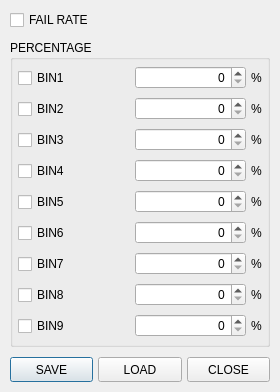
<?xml version="1.0" encoding="UTF-8"?>
<ui version="4.0">
 <class>CFailRate</class>
 <widget class="QDialog" name="CFailRate">
  <property name="geometry">
   <rect>
    <x>0</x>
    <y>0</y>
    <width>280</width>
    <height>392</height>
   </rect>
  </property>
  <property name="minimumSize">
   <size>
    <width>280</width>
    <height>392</height>
   </size>
  </property>
  <property name="maximumSize">
   <size>
    <width>280</width>
    <height>392</height>
   </size>
  </property>
  <property name="windowTitle">
   <string>FAIL RATE SETTING</string>
  </property>
  <property name="windowIcon">
   <iconset resource="../MainUi.qrc">
    <normaloff>:/icon/icon/graph.ico</normaloff>:/icon/icon/graph.ico</iconset>
  </property>
  <layout class="QVBoxLayout" name="verticalLayout_2">
   <property name="spacing">
    <number>10</number>
   </property>
   <property name="leftMargin">
    <number>10</number>
   </property>
   <property name="topMargin">
    <number>10</number>
   </property>
   <property name="rightMargin">
    <number>10</number>
   </property>
   <property name="bottomMargin">
    <number>10</number>
   </property>
   <item>
    <widget class="QCheckBox" name="chkFailRate">
     <property name="text">
      <string>FAIL RATE</string>
     </property>
    </widget>
   </item>
   <item>
    <widget class="QGroupBox" name="gbPercentage">
     <property name="title">
      <string>PERCENTAGE</string>
     </property>
     <layout class="QVBoxLayout" name="verticalLayout">
      <property name="spacing">
       <number>5</number>
      </property>
      <property name="leftMargin">
       <number>5</number>
      </property>
      <property name="topMargin">
       <number>5</number>
      </property>
      <property name="rightMargin">
       <number>5</number>
      </property>
      <property name="bottomMargin">
       <number>5</number>
      </property>
      <item>
       <layout class="QHBoxLayout" name="horizontalLayout">
        <item>
         <widget class="QCheckBox" name="chkBin1">
          <property name="text">
           <string>BIN1</string>
          </property>
         </widget>
        </item>
        <item>
         <widget class="QSpinBox" name="sbBin1">
          <property name="alignment">
           <set>Qt::AlignRight|Qt::AlignTrailing|Qt::AlignVCenter</set>
          </property>
         </widget>
        </item>
        <item>
         <widget class="QLabel" name="lblUnit1">
          <property name="sizePolicy">
           <sizepolicy hsizetype="Fixed" vsizetype="Preferred">
            <horstretch>0</horstretch>
            <verstretch>0</verstretch>
           </sizepolicy>
          </property>
          <property name="text">
           <string>%</string>
          </property>
          <property name="alignment">
           <set>Qt::AlignCenter</set>
          </property>
         </widget>
        </item>
       </layout>
      </item>
      <item>
       <layout class="QHBoxLayout" name="horizontalLayout_2">
        <item>
         <widget class="QCheckBox" name="chkBin2">
          <property name="text">
           <string>BIN2</string>
          </property>
         </widget>
        </item>
        <item>
         <widget class="QSpinBox" name="sbBin2">
          <property name="alignment">
           <set>Qt::AlignRight|Qt::AlignTrailing|Qt::AlignVCenter</set>
          </property>
         </widget>
        </item>
        <item>
         <widget class="QLabel" name="lblUnit2">
          <property name="sizePolicy">
           <sizepolicy hsizetype="Fixed" vsizetype="Preferred">
            <horstretch>0</horstretch>
            <verstretch>0</verstretch>
           </sizepolicy>
          </property>
          <property name="text">
           <string>%</string>
          </property>
          <property name="alignment">
           <set>Qt::AlignCenter</set>
          </property>
         </widget>
        </item>
       </layout>
      </item>
      <item>
       <layout class="QHBoxLayout" name="horizontalLayout_3">
        <item>
         <widget class="QCheckBox" name="chkBin3">
          <property name="text">
           <string>BIN3</string>
          </property>
         </widget>
        </item>
        <item>
         <widget class="QSpinBox" name="sbBin3">
          <property name="alignment">
           <set>Qt::AlignRight|Qt::AlignTrailing|Qt::AlignVCenter</set>
          </property>
         </widget>
        </item>
        <item>
         <widget class="QLabel" name="lblUnit3">
          <property name="sizePolicy">
           <sizepolicy hsizetype="Fixed" vsizetype="Preferred">
            <horstretch>0</horstretch>
            <verstretch>0</verstretch>
           </sizepolicy>
          </property>
          <property name="text">
           <string>%</string>
          </property>
          <property name="alignment">
           <set>Qt::AlignCenter</set>
          </property>
         </widget>
        </item>
       </layout>
      </item>
      <item>
       <layout class="QHBoxLayout" name="horizontalLayout_4">
        <item>
         <widget class="QCheckBox" name="chkBin4">
          <property name="text">
           <string>BIN4</string>
          </property>
         </widget>
        </item>
        <item>
         <widget class="QSpinBox" name="sbBin4">
          <property name="alignment">
           <set>Qt::AlignRight|Qt::AlignTrailing|Qt::AlignVCenter</set>
          </property>
         </widget>
        </item>
        <item>
         <widget class="QLabel" name="lblUnit3_2">
          <property name="sizePolicy">
           <sizepolicy hsizetype="Fixed" vsizetype="Preferred">
            <horstretch>0</horstretch>
            <verstretch>0</verstretch>
           </sizepolicy>
          </property>
          <property name="text">
           <string>%</string>
          </property>
          <property name="alignment">
           <set>Qt::AlignCenter</set>
          </property>
         </widget>
        </item>
       </layout>
      </item>
      <item>
       <layout class="QHBoxLayout" name="horizontalLayout_5">
        <item>
         <widget class="QCheckBox" name="chkBin5">
          <property name="text">
           <string>BIN5</string>
          </property>
         </widget>
        </item>
        <item>
         <widget class="QSpinBox" name="sbBin5">
          <property name="alignment">
           <set>Qt::AlignRight|Qt::AlignTrailing|Qt::AlignVCenter</set>
          </property>
         </widget>
        </item>
        <item>
         <widget class="QLabel" name="lblUnit3_3">
          <property name="sizePolicy">
           <sizepolicy hsizetype="Fixed" vsizetype="Preferred">
            <horstretch>0</horstretch>
            <verstretch>0</verstretch>
           </sizepolicy>
          </property>
          <property name="text">
           <string>%</string>
          </property>
          <property name="alignment">
           <set>Qt::AlignCenter</set>
          </property>
         </widget>
        </item>
       </layout>
      </item>
      <item>
       <layout class="QHBoxLayout" name="horizontalLayout_6">
        <item>
         <widget class="QCheckBox" name="chkBin6">
          <property name="text">
           <string>BIN6</string>
          </property>
         </widget>
        </item>
        <item>
         <widget class="QSpinBox" name="sbBin6">
          <property name="alignment">
           <set>Qt::AlignRight|Qt::AlignTrailing|Qt::AlignVCenter</set>
          </property>
         </widget>
        </item>
        <item>
         <widget class="QLabel" name="lblUnit3_4">
          <property name="sizePolicy">
           <sizepolicy hsizetype="Fixed" vsizetype="Preferred">
            <horstretch>0</horstretch>
            <verstretch>0</verstretch>
           </sizepolicy>
          </property>
          <property name="text">
           <string>%</string>
          </property>
          <property name="alignment">
           <set>Qt::AlignCenter</set>
          </property>
         </widget>
        </item>
       </layout>
      </item>
      <item>
       <layout class="QHBoxLayout" name="horizontalLayout_7">
        <item>
         <widget class="QCheckBox" name="chkBin7">
          <property name="text">
           <string>BIN7</string>
          </property>
         </widget>
        </item>
        <item>
         <widget class="QSpinBox" name="sbBin7">
          <property name="alignment">
           <set>Qt::AlignRight|Qt::AlignTrailing|Qt::AlignVCenter</set>
          </property>
         </widget>
        </item>
        <item>
         <widget class="QLabel" name="lblUnit3_5">
          <property name="sizePolicy">
           <sizepolicy hsizetype="Fixed" vsizetype="Preferred">
            <horstretch>0</horstretch>
            <verstretch>0</verstretch>
           </sizepolicy>
          </property>
          <property name="text">
           <string>%</string>
          </property>
          <property name="alignment">
           <set>Qt::AlignCenter</set>
          </property>
         </widget>
        </item>
       </layout>
      </item>
      <item>
       <layout class="QHBoxLayout" name="horizontalLayout_8">
        <item>
         <widget class="QCheckBox" name="chkBin8">
          <property name="text">
           <string>BIN8</string>
          </property>
         </widget>
        </item>
        <item>
         <widget class="QSpinBox" name="sbBin8">
          <property name="alignment">
           <set>Qt::AlignRight|Qt::AlignTrailing|Qt::AlignVCenter</set>
          </property>
         </widget>
        </item>
        <item>
         <widget class="QLabel" name="lblUnit3_6">
          <property name="sizePolicy">
           <sizepolicy hsizetype="Fixed" vsizetype="Preferred">
            <horstretch>0</horstretch>
            <verstretch>0</verstretch>
           </sizepolicy>
          </property>
          <property name="text">
           <string>%</string>
          </property>
          <property name="alignment">
           <set>Qt::AlignCenter</set>
          </property>
         </widget>
        </item>
       </layout>
      </item>
      <item>
       <layout class="QHBoxLayout" name="horizontalLayout_9">
        <item>
         <widget class="QCheckBox" name="chkBin9">
          <property name="text">
           <string>BIN9</string>
          </property>
         </widget>
        </item>
        <item>
         <widget class="QSpinBox" name="sbBin9">
          <property name="alignment">
           <set>Qt::AlignRight|Qt::AlignTrailing|Qt::AlignVCenter</set>
          </property>
         </widget>
        </item>
        <item>
         <widget class="QLabel" name="lblUnit3_7">
          <property name="sizePolicy">
           <sizepolicy hsizetype="Fixed" vsizetype="Preferred">
            <horstretch>0</horstretch>
            <verstretch>0</verstretch>
           </sizepolicy>
          </property>
          <property name="text">
           <string>%</string>
          </property>
          <property name="alignment">
           <set>Qt::AlignCenter</set>
          </property>
         </widget>
        </item>
       </layout>
      </item>
     </layout>
    </widget>
   </item>
   <item>
    <layout class="QHBoxLayout" name="horizontalLayout_10">
     <property name="spacing">
      <number>5</number>
     </property>
     <item>
      <widget class="QPushButton" name="btnSave">
       <property name="minimumSize">
        <size>
         <width>0</width>
         <height>25</height>
        </size>
       </property>
       <property name="text">
        <string>SAVE</string>
       </property>
       <property name="icon">
        <iconset resource="../MainUi.qrc">
         <normaloff>:/icon/icon/ok.ico</normaloff>:/icon/icon/ok.ico</iconset>
       </property>
      </widget>
     </item>
     <item>
      <widget class="QPushButton" name="btnLoad">
       <property name="minimumSize">
        <size>
         <width>0</width>
         <height>25</height>
        </size>
       </property>
       <property name="text">
        <string>LOAD</string>
       </property>
       <property name="icon">
        <iconset resource="../MainUi.qrc">
         <normaloff>:/icon/icon/reload1.ico</normaloff>:/icon/icon/reload1.ico</iconset>
       </property>
      </widget>
     </item>
     <item>
      <widget class="QPushButton" name="btnClose">
       <property name="minimumSize">
        <size>
         <width>0</width>
         <height>25</height>
        </size>
       </property>
       <property name="text">
        <string>CLOSE</string>
       </property>
       <property name="icon">
        <iconset resource="../MainUi.qrc">
         <normaloff>:/icon/icon/cancel.ico</normaloff>:/icon/icon/cancel.ico</iconset>
       </property>
      </widget>
     </item>
    </layout>
   </item>
  </layout>
 </widget>
 <resources>
  <include location="../MainUi.qrc"/>
 </resources>
 <connections/>
</ui>
